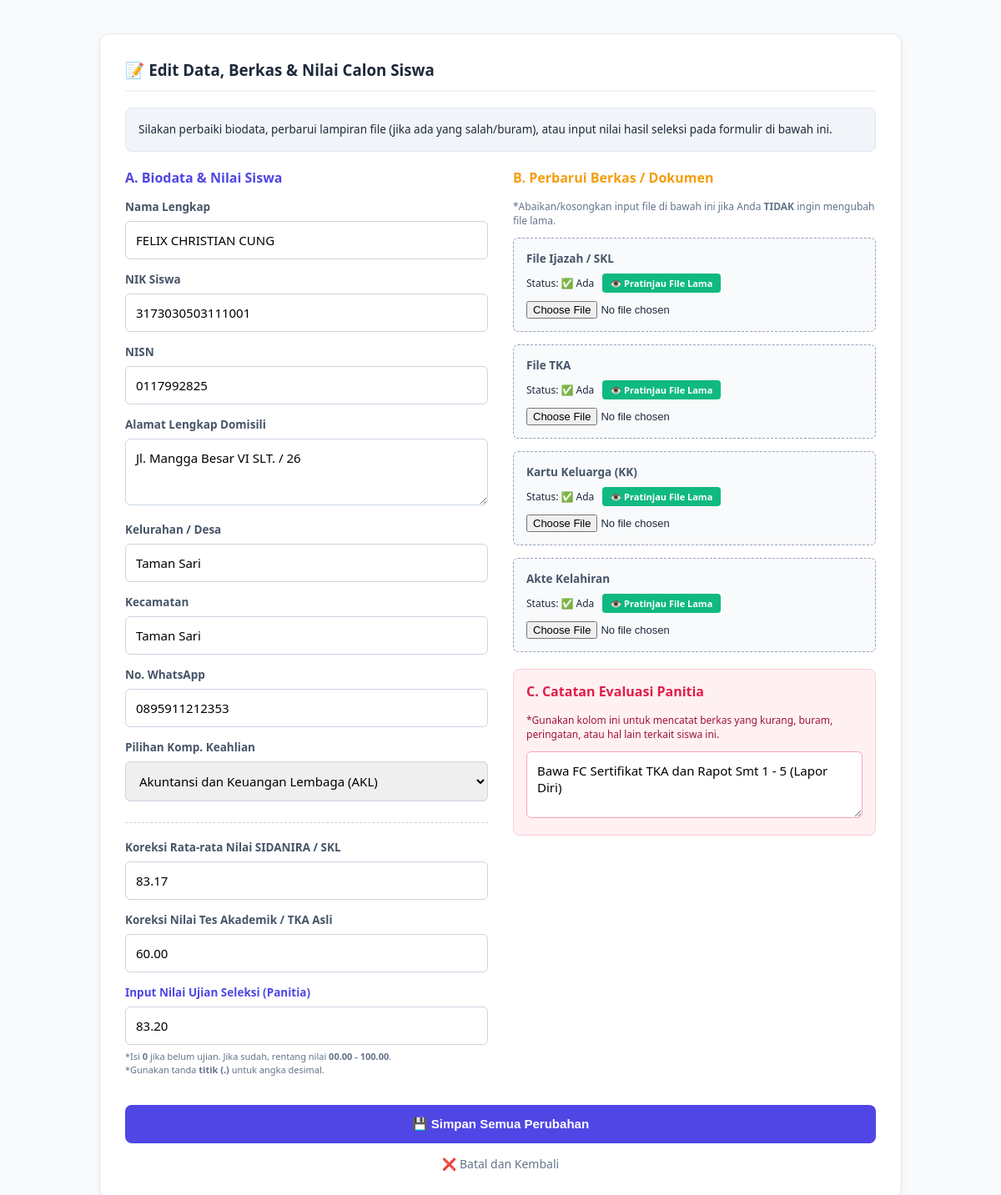
/spmbsmk/admin/edit.php?id=14&tab=akl (signed in), run on the app's committed database.
### tables this page shows
CREATE TABLE `pendaftar` (
  `id` int(11) NOT NULL,
  `no_pendaftaran` varchar(255) DEFAULT NULL,
  `nama_lengkap` varchar(100) NOT NULL,
  `nik` varchar(16) DEFAULT NULL,
  `tempat_lahir` varchar(50) NOT NULL,
  `tanggal_lahir` date NOT NULL,
  `nisn` varchar(10) NOT NULL,
  `no_ijazah` varchar(50) NOT NULL,
  `asal_sekolah` varchar(100) NOT NULL,
  `riwayat_penyakit` varchar(255) DEFAULT NULL,
  `alamat` text DEFAULT NULL,
  `kelurahan` varchar(100) DEFAULT NULL,
  `kecamatan` varchar(100) DEFAULT NULL,
  `no_whatsapp` varchar(15) NOT NULL,
  `pilihan_jurusan` varchar(50) NOT NULL,
  `nilai_skl` decimal(5,2) DEFAULT 0.00,
  `tanggal_daftar` timestamp NOT NULL DEFAULT current_timestamp(),
  `nilai_tka` decimal(5,2) DEFAULT 0.00,
  `nilai_test` decimal(5,2) DEFAULT 0.00,
  `nilai_berkas` decimal(5,2) DEFAULT 0.00,
  `file_ijazah` varchar(255) DEFAULT NULL,
  `file_tka` varchar(255) DEFAULT NULL,
  `file_kk` varchar(255) DEFAULT NULL,
  `file_akte` varchar(255) DEFAULT NULL,
  `no_kk` varchar(16) DEFAULT NULL,
  `status_konfirmasi` varchar(20) DEFAULT 'Belum',
  `gelombang` varchar(20) DEFAULT NULL,
  `alasan_pembatalan` text DEFAULT NULL,
  `file_ktp_bapak` varchar(255) DEFAULT NULL,
  `file_ktp_ibu` varchar(255) DEFAULT NULL,
  `file_sptjm` varchar(255) DEFAULT NULL,
  `status_kjp` enum('Ya','Tidak') DEFAULT 'Tidak',
  `no_rek_kjp` varchar(50) DEFAULT NULL,
  `file_tabungan_kjp` varchar(255) DEFAULT NULL,
  `catatan_panitia` text DEFAULT NULL
);

### spmbsmk/admin/edit.php (the view, shortened to what this page needs)
<?php
require_once __DIR__ . '/config/koneksi.php';
$id = mysqli_real_escape_string($conn, $_GET['id']);
$tab = isset($_GET['tab']) ? $_GET['tab'] : 'akl';
$query = mysqli_query($conn, "SELECT * FROM pendaftar WHERE id = '$id'");
$data = mysqli_fetch_assoc($query);
?>
<!DOCTYPE html>
<html lang="id">
<head>
</head>
<body>
<div class="form-container">
    <h3>📝 Edit Data, Berkas & Nilai Calon Siswa</h3>
    <div class="info-box">
        Silakan perbaiki biodata, perbarui lampiran file (jika ada yang salah/buram), atau input nilai hasil seleksi pada formulir di bawah ini.
    </div>
    <form action="" method="POST" enctype="multipart/form-data">
        <div class="grid-layout">
            <div>
                <div class="section-title">A. Biodata & Nilai Siswa</div>
                <div class="form-group">
                    <label>Nama Lengkap</label>
                    <input type="text" name="nama_lengkap" value="<?php echo htmlspecialchars($data['nama_lengkap'], ENT_QUOTES, 'UTF-8'); ?>" required>
                </div>
                <div class="form-group">
                    <label>NIK Siswa</label>
                    <input type="text" name="nik" value="<?php echo htmlspecialchars($data['nik'], ENT_QUOTES, 'UTF-8'); ?>" required>
                </div>
                <div class="form-group">
                    <label>NISN</label>
                    <input type="text" name="nisn" value="<?php echo htmlspecialchars($data['nisn'], ENT_QUOTES, 'UTF-8'); ?>" required>
                </div>
                <div class="form-group">
                    <label>Alamat Lengkap Domisili</label>
                    <textarea name="alamat" required><?php echo htmlspecialchars($data['alamat'], ENT_QUOTES, 'UTF-8'); ?></textarea>
                </div>
                <div class="form-group">
                    <label>Kelurahan / Desa</label>
                    <input type="text" name="kelurahan" value="<?php echo htmlspecialchars($data['kelurahan'], ENT_QUOTES, 'UTF-8'); ?>" required>
                </div>
                <div class="form-group">
                    <label>Kecamatan</label>
                    <input type="text" name="kecamatan" value="<?php echo htmlspecialchars($data['kecamatan'], ENT_QUOTES, 'UTF-8'); ?>" required>
                </div>
                <div class="form-group">
                    <label>No. WhatsApp</label>
                    <input type="text" name="no_whatsapp" value="<?php echo htmlspecialchars($data['no_whatsapp'], ENT_QUOTES, 'UTF-8'); ?>" required>
                </div>
                <div class="form-group">
                    <label>Pilihan Komp. Keahlian</label>
                    <select name="pilihan_jurusan" required>
                        <option value="Akuntansi dan Keuangan Lembaga" <?php if($data['pilihan_jurusan'] == 'Akuntansi dan Keuangan Lembaga') echo 'selected'; ?>>Akuntansi dan Keuangan Lembaga (AKL)</option>
                    </select>
                </div>
                <div class="divider"></div>
                <div class="form-group">
                    <label for="nilai_skl">Koreksi Rata-rata Nilai SIDANIRA / SKL</label>
                    <input type="number" name="nilai_skl" step="0.01" min="0" max="100"
                        value="<?php echo $data['nilai_skl']; ?>"
                        oninput="if(this.value > 100) this.value = 100; if(this.value < 0) this.value = 0; if(this.value.includes('.')){ let p=this.value.split('.'); if(p[1].length>2) this.value=p[0]+'.'+p[1].substring(0,2); }" required>
                </div>
                <div class="form-group">
                    <label for="nilai_tka">Koreksi Nilai Tes Akademik / TKA Asli</label>
                    <input type="number" name="nilai_tka" step="0.01" min="0" max="100"
                        value="<?php echo $data['nilai_tka']; ?>"
                        oninput="if(this.value > 100) this.value = 100; if(this.value < 0) this.value = 0; if(this.value.includes('.')){ let p=this.value.split('.'); if(p[1].length>2) this.value=p[0]+'.'+p[1].substring(0,2); }" required>
                </div>
                <div class="form-group">
                    <label for="nilai_test" style="color:#4f46e5;">Input Nilai Ujian Seleksi (Panitia)</label>
                    <input type="number" name="nilai_test" step="0.01" min="0" max="100"
                        value="<?php echo $data['nilai_test']; ?>"
                        oninput="if(this.value > 100) this.value = 100; if(this.value.includes('.')){ let p=this.value.split('.'); if(p[1].length>2) this.value=p[0]+'.'+p[1].substring(0,2); }" required>
                    <small style="color:#64748b; font-size:11px; margin-top:6px; display:block; line-height:1.4;">
                        *Isi <b>0</b> jika belum ujian. Jika sudah, rentang nilai <b>00.00 - 100.00</b>.<br>
                        *Gunakan tanda <b>titik (.)</b> untuk angka desimal.
                    </small>
                </div>
            </div>
            <div>
                <div class="section-title" style="color:#f59e0b;">B. Perbarui Berkas / Dokumen</div>
                <p style="font-size:12px; color:#64748b; margin-top:0;">*Abaikan/kosongkan input file di bawah ini jika Anda <b>TIDAK</b> ingin mengubah file lama.</p>
                <div class="form-group file-box">
                    <label>File Ijazah / SKL</label>
                    <?php if(!empty($data['file_ijazah'])): ?>
                        <span style="font-size:12px;">Status: ✅ Ada</span>
                        <a href="view_file.php?file=<?php echo urlencode($data['file_ijazah']); ?>" target="_blank" class="btn-lihat">👁️ Pratinjau File Lama</a>
                    <?php else: ?>
                        <span style="font-size:12px; color:#dc2626;">Status: ❌ Belum ada</span>
                    <?php endif; ?>
                    <input type="file" name="file_ijazah" accept=".pdf,.jpg,.jpeg,.png">
                </div>
                <div class="form-group file-box">
                    <label>File TKA</label>
                    <?php if(!empty($data['file_tka'])): ?>
                        <span style="font-size:12px;">Status: ✅ Ada</span>
                        <a href="view_file.php?file=<?php echo urlencode($data['file_tka']); ?>" target="_blank" class="btn-lihat">👁️ Pratinjau File Lama</a>
                    <?php endif; ?>
                    <input type="file" name="file_tka" accept=".pdf,.jpg,.jpeg,.png">
                </div>
                <div class="form-group file-box">
                    <label>Kartu Keluarga (KK)</label>
                    <?php if(!empty($data['file_kk'])): ?>
                        <span style="font-size:12px;">Status: ✅ Ada</span>
                        <a href="view_file.php?file=<?php echo urlencode($data['file_kk']); ?>" target="_blank" class="btn-lihat">👁️ Pratinjau File Lama</a>
                    <?php endif; ?>
                    <input type="file" name="file_kk" accept=".pdf,.jpg,.jpeg,.png">
                </div>
                <div class="form-group file-box">
                    <label>Akte Kelahiran</label>
                    <?php if(!empty($data['file_akte'])): ?>
                        <span style="font-size:12px;">Status: ✅ Ada</span>
                        <a href="view_file.php?file=<?php echo urlencode($data['file_akte']); ?>" target="_blank" class="btn-lihat">👁️ Pratinjau File Lama</a>
                    <?php endif; ?>
                    <input type="file" name="file_akte" accept=".pdf,.jpg,.jpeg,.png">
                </div>
                <div class="catatan-box">
                    <div class="section-title" style="color:#e11d48; margin-top:0; border-bottom-color:#fecdd3;">C. Catatan Evaluasi Panitia</div>
                    <p style="font-size:12px; color:#9f1239; margin-top:0;">*Gunakan kolom ini untuk mencatat berkas yang kurang, buram, peringatan, atau hal lain terkait siswa ini.</p>
                    <div class="form-group" style="margin-bottom:0;">
                        <textarea name="catatan_panitia" placeholder="Contoh: File KK buram, minta bawa aslinya waktu daftar ulang..."><?php echo isset($data['catatan_panitia']) ? htmlspecialchars($data['catatan_panitia'], ENT_QUOTES, 'UTF-8') : ''; ?></textarea>
                    </div>
                </div>
            </div>
        </div>
        <button type="submit" name="submit" class="btn-submit">💾 Simpan Semua Perubahan</button>
        <a href="admin.php?tab=<?php echo $tab; ?>" class="btn-back">❌ Batal dan Kembali</a>
    </form>
</div>
</body>
</html>

### spmbsmk/admin/edit.php (style rules this page uses)
body { font-family: 'Segoe UI', sans-serif; background: #f8fafc; color: #1e293b; padding: 40px 20px; display: flex; justify-content: center; margin: 0; }
.form-container { background: #fff; width: 100%; max-width: 900px; padding: 30px; border-radius: 12px; box-shadow: 0 4px 10px rgba(0,0,0,0.05); border: 1px solid #e2e8f0; }
h3 { margin-top: 0; color: #1e293b; border-bottom: 2px solid #f1f5f9; padding-bottom: 12px; }
.grid-layout { display: grid; grid-template-columns: 1fr 1fr; gap: 30px; }
.form-group { margin-bottom: 15px; }
label { display: block; margin-bottom: 8px; font-weight: 600; font-size: 13.5px; color: #475569; }
input[type="text"], input[type="number"], select, textarea { width: 100%; padding: 12px; border: 1px solid #cbd5e1; border-radius: 6px; box-sizing: border-box; font-size: 15px; font-family: inherit; }
textarea { resize: vertical; min-height: 80px; }
.file-box { background: #f8fafc; padding: 15px; border: 1px dashed #94a3b8; border-radius: 6px; }
.file-box input[type="file"] { margin-top: 10px; font-size: 13px; width: 100%; }
.btn-lihat { background: #10b981; color: white; padding: 4px 10px; text-decoration: none; border-radius: 4px; font-size: 11px; display: inline-block; margin-left: 5px; font-weight: bold; }
.btn-submit { background: #4f46e5; color: white; padding: 14px; border: none; border-radius: 8px; cursor: pointer; font-weight: 700; width: 100%; font-size: 15px; margin-top: 20px; transition: 0.2s; }
.btn-back { display: block; text-align: center; margin-top: 15px; color: #64748b; text-decoration: none; font-size: 14px; }
.section-title { color: #4f46e5; font-size: 16px; font-weight: 700; margin-bottom: 15px; }
.info-box { background: #f1f5f9; padding: 15px; border-radius: 8px; margin-bottom: 20px; font-size: 13.5px; line-height: 1.6; border: 1px solid #e2e8f0; }
.divider { border-top: 1px dashed #cbd5e1; margin: 25px 0 20px 0; }
.catatan-box { background: #fff1f2; border: 1px solid #fecdd3; padding: 15px; border-radius: 8px; margin-top: 20px; }
.catatan-box textarea { border-color: #fda4af; }

### data on the page
pendaftar: nama_lengkap "FELIX CHRISTIAN CUNG", nik "3173030503111001", nisn "0117992825", alamat "Jl. Mangga Besar VI SLT. / 26", kelurahan "Taman Sari", kecamatan "Taman Sari", no_whatsapp "0895911212353", pilihan_jurusan "Akuntansi dan Keuangan Lembaga (AKL)", nilai_skl "83.17", nilai_tka "60.00", nilai_test "83.20", catatan_panitia "Bawa FC Sertifikat TKA dan Rapot Smt 1 - 5 (Lapor Diri)"
